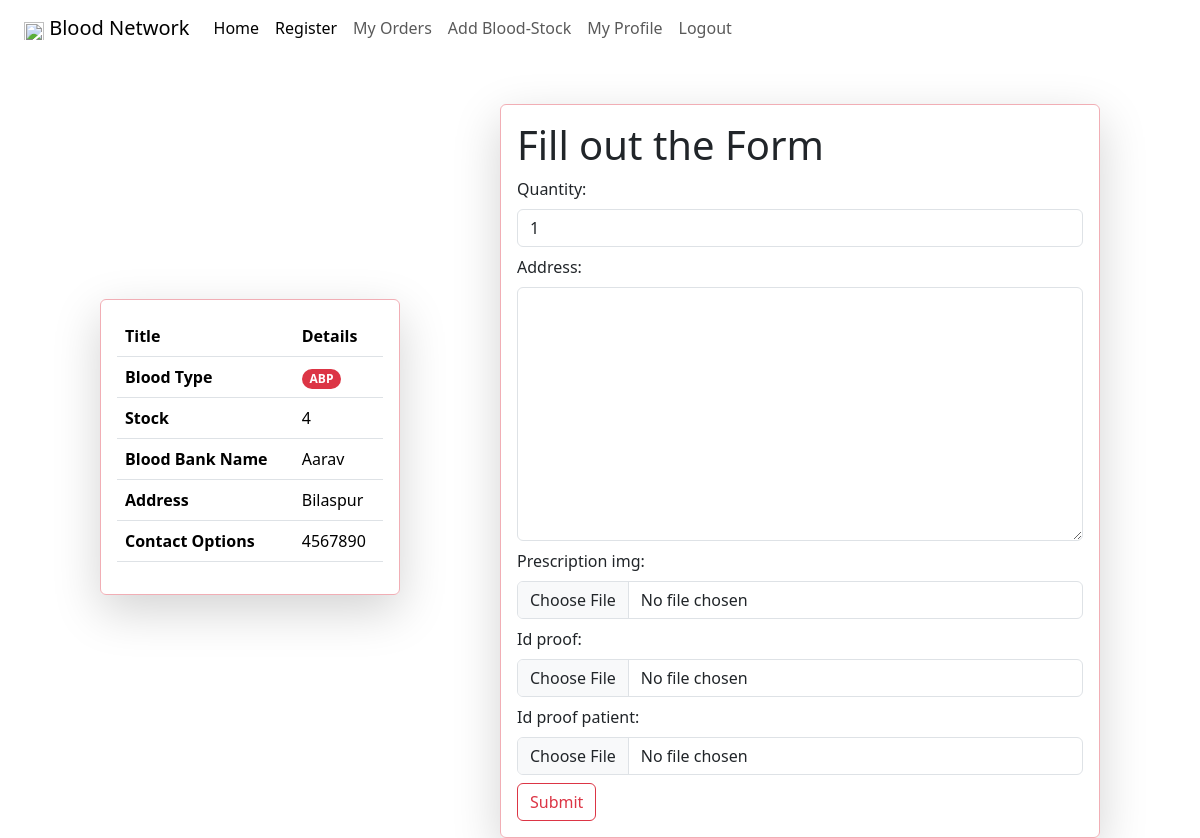
The page /4 on the database as committed earlier.
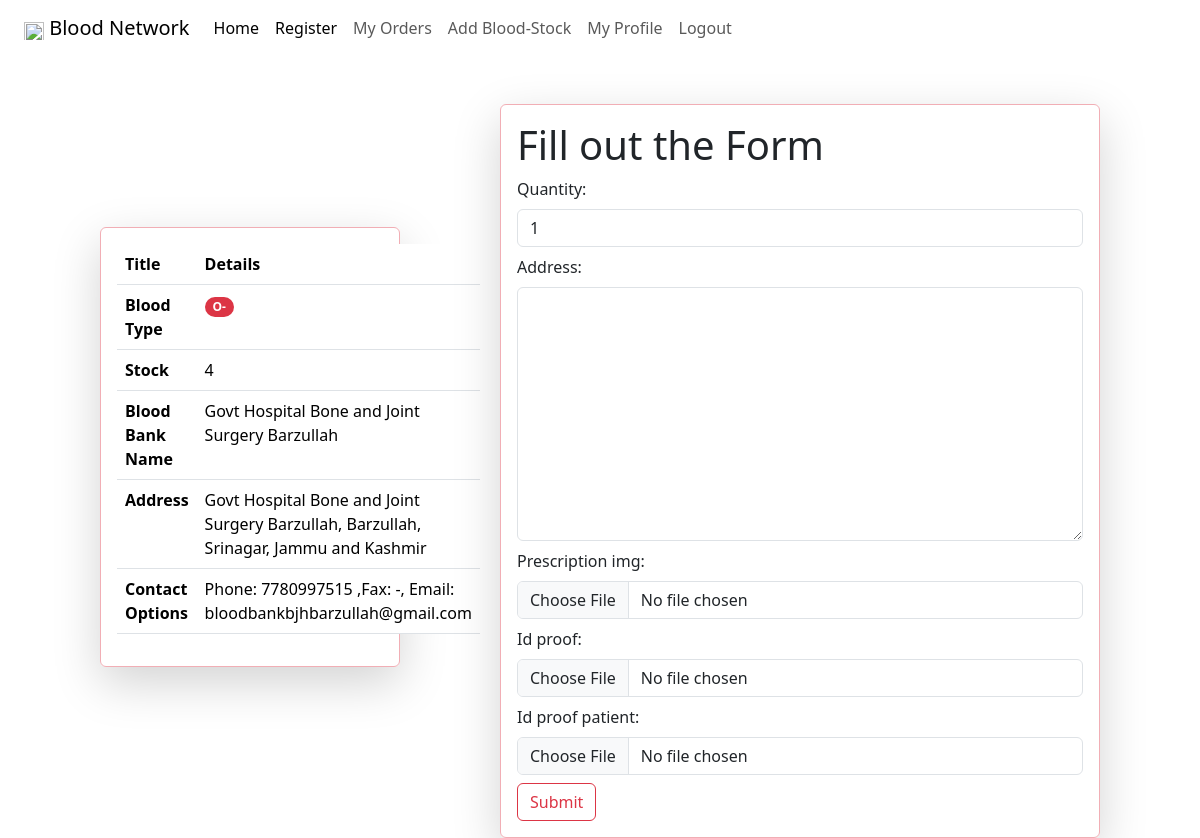
The same page on the database as committed later.
### homepage/models.py (models this page shows, shortened)
class bloodStock(models.Model):
    BLOOD_TYPE = (
        ('A+', 'A+'),
        ('A-', 'A-'),
        ('B+', 'B+'),
        ('B-', 'B-'),
        ('AB+', 'AB+'),
        ('AB-', 'AB-'),
        ('O+', 'O+'),
        ('O-', 'O-'),
    )
    blood_bank = models.ForeignKey(User, on_delete=models.CASCADE)
    blood_type = models.CharField(max_length=30, choices=BLOOD_TYPE)
    quantity = models.IntegerField(default=0)

class User(AbstractUser):
    USER_TYPE =(
        ('provider', 'provider'),
        ('reciever', 'reciever'),
    )
    profile_img = models.ImageField(upload_to="profile_img/", blank=True)
    contact_no = models.CharField(max_length=200, blank=True)
    address = models.CharField(max_length=200, blank=True)
    city = models.CharField(max_length=100, blank=True)
    state = models.CharField(max_length=100, blank=True)
    user_type = models.CharField(max_length=20, choices=USER_TYPE)

### homepage/views.py (the view, shortened to what this page needs)
# urls.py: path("<int:listing_id>", views.blood_info, name="blood_info_view")
def blood_info(request, listing_id):
    try:
        get_details = bloodStock.objects.get(id=listing_id)
    except:
        get_details = ""
    order_form = orderForm
    return render(request, "homepage/blood_info_page.html", {
        "blood_details": get_details,
        "order_form": order_form
    })

### homepage/templates/homepage/blood_info_page.html (shortened to what this page needs)
{% extends 'homepage/layout.html'%}
{% load static %}
{% block body %}
<div class="row justify-content-evenly align-items-center">
  <div class="col-3 p-3 shadow-lg  border border-danger-subtle rounded">
    <table class="table">
      <thead>
        <tr>
          <th scope="col">Title</th>
          <th scope="col">Details</th>
        </tr>
      </thead>
      <tbody>
        <tr>
          <th scope="row">Blood Type</th>
          <td><span class="badge text-bg-danger rounded-pill" >{{blood_details.blood_type}}</span></td>
        </tr>
        <tr>
          <th scope="row">Stock</th>
          <td>{{ blood_details.quantity }}</td>
        </tr>
        <tr>
          <th scope="row">Blood Bank Name</th>
          <td colspan="2">{{blood_details.blood_bank.first_name}}</td>
        </tr>
        <tr>
          <th scope="row">Address</th>
          <td colspan="2">{{blood_details.blood_bank.address}}</td>
        </tr>
        <tr>
          <th scope="row">Contact Options</th>
          <td colspan="2">{{blood_details.blood_bank.contact_no}}</td>
        </tr>
      </tbody>
    </table>
  </div>
  <div class="col-6 p-3 border border-danger-subtle rounded mt-5 shadow-lg" >
    <h1>Fill out the Form </h1>
    <form action="{% url 'blood_info_view' blood_details.id %}" method="POST" enctype="multipart/form-data">
      {{ order_form }}
      <button type="submit" class="btn btn-outline-danger">Submit</button>
    </form>
  </div>
</div>
{% endblock %}

Rows that differ between the two databases and show on the page:
changed bloodStock: blood_type "ABP" → "O-"; blood_bank.first_name "Aarav" → "Govt Hospital Bone and Joint Surgery Barzullah"; blood_bank.address "Bilaspur" → "Govt Hospital Bone and Joint Surgery Barzullah, Barzullah, Srinagar, Jammu and Kashmir"; blood_bank.contact_no "4567890" → "Phone: 7780997515 ,Fax: -, Email: bloodbankbjhbarzullah@gmail.com"
